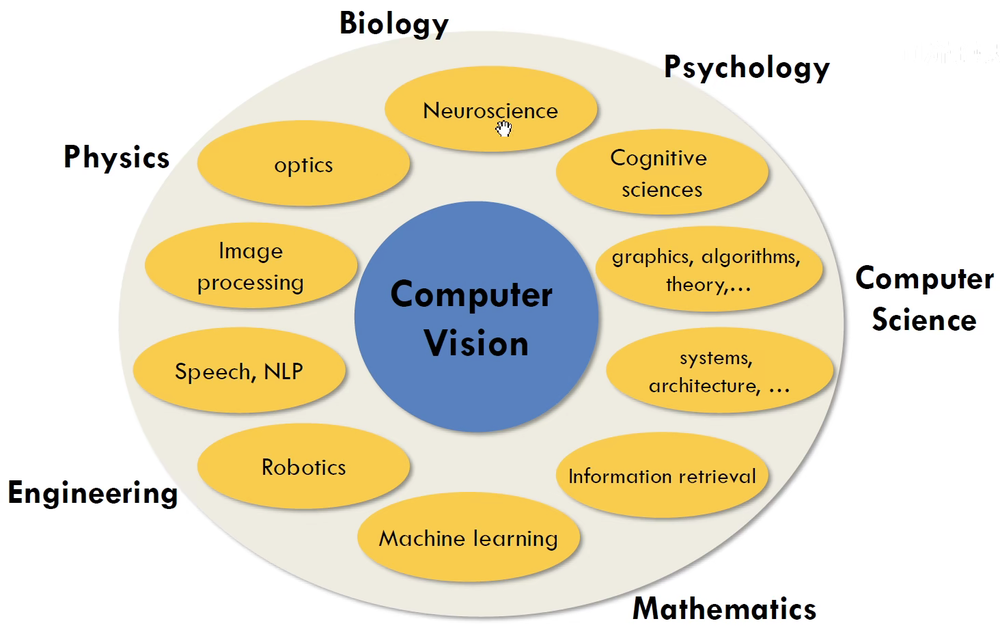
#> input picture CS231N/images/1.png, 1000 x 632 px, shrunk from 1464 x 925 before the run; its folder holds only this picture in this run
$ python 05_imageEnhancement.py
#> lines starting #> are read from the running program, lines starting #| are printed output that depends on the picture
#!/usr/bin/env python3
# -*- coding: utf-8 -*-

'''
@File: 05_imageEnhancement.py
@Python Version: 3.12.1
@Author: Wei Li (Ithaca)
@Email: weili_yzzcq@163.com
@Blog: https://2694048168.github.io/blog/
@Date: 2024-03-06
@copyright Copyright (c) 2024 Wei Li
@Description: 利用 OpenCV 和 Numpy 库进行图像对比度增强
'''

import os
import glob
import tqdm
import cv2 as cv
import numpy as np


class ImageProcessing():
    def __init__(self, original_folder, save_folder):
        self.m_image_list = []
        self.m_original_folder = original_folder
        self.m_save_folder = save_folder

    def readImageFolder(self):
        """从本地磁盘文件夹中读取图像文件到列表,
            支持的图像格式后缀: png, jpg, jpeg, bmp, tiff, gif, webp

        Args:
            original_folder (string): 文件夹路径
            image_list: 图像文件列表
        """
        for extension in ["png", "jpg", "jpeg", "bmp", "tiff"]:
            self.m_image_list += glob.glob(os.path.join(self.m_original_folder, f"*.{extension}"))
        assert len(self.m_image_list), f"there is not any image in the {self.m_original_folder}!"

    def imageEnhancement(self, scale = 1.2):
        """针对输入的图像进行对比度增强

        Args:
            scale (int, optional): 图像的伽马变换数值. Defaults to 1.2
        """
#> called with scale = 1.6
        for file in tqdm.tqdm(self.m_image_list):
            img = cv.imread(file, flags=cv.IMREAD_UNCHANGED)
#> img is the input picture: shape (632, 1000, 4); mean B, G, R, A 196.3, 222.5, 230.3, 255

            # 1. 线性变换进行对比度增强
            # 注意数据存储的格式，uint8, float64, 以及图像本身的能够容纳的深度(8bit)
            output_img = float(scale) * img
            # 进行像数值截断，饱和操作
            output_img[output_img > 255] = 255
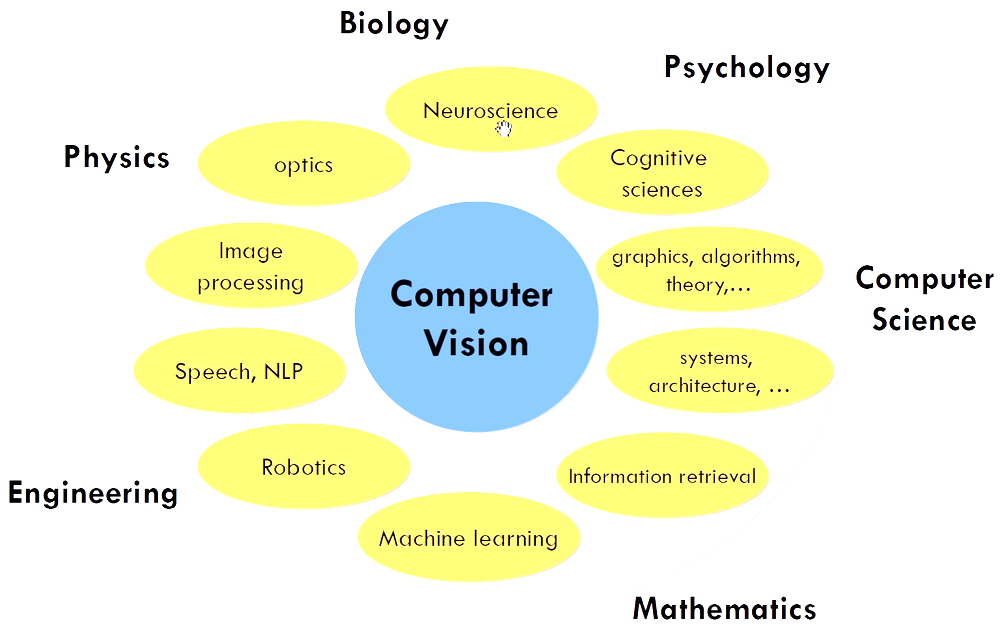
#> output_img: shape (632, 1000, 4) float64; mean B, G, R, A 219.9, 245.5, 241.8, 255
            output_img = output_img.astype(np.uint8)

            basename = os.path.basename(file)
            cv.imwrite(os.path.join(self.m_save_folder, basename), output_img)
        print(f"--->finished downsampling processing for all image and saving into {self.m_save_folder}!")


# --------------------------
if __name__ == "__main__":
    original_folder = R"D:\Development\GitRepository\PythonTutorial/images/"
    save_folder = R"D:\Development\GitRepository\PythonTutorial/enhancementImages/"
    os.makedirs(save_folder, exist_ok=True)

    sharpen_algorithm = ImageProcessing(original_folder, save_folder)
    sharpen_algorithm.readImageFolder()
    sharpen_algorithm.imageEnhancement(scale=1.6)
